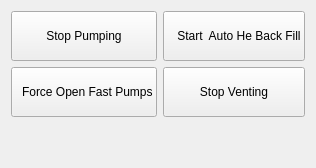
              <widget class="QWidget" name="tab_7">
               <attribute name="title">
                <string>Manual Controls</string>
               </attribute>
               <layout class="QGridLayout" name="gridLayout_39">
                <item row="0" column="0">
                 <widget class="QPushButton" name="pb_stop_pump">
                  <property name="sizePolicy">
                   <sizepolicy hsizetype="Preferred" vsizetype="Preferred">
                    <horstretch>0</horstretch>
                    <verstretch>0</verstretch>
                   </sizepolicy>
                  </property>
                  <property name="text">
                   <string>  
Stop Pumping   
</string>
                  </property>
                 </widget>
                </item>
                <item row="1" column="0">
                 <widget class="QPushButton" name="pb_open_fast_pumps">
                  <property name="sizePolicy">
                   <sizepolicy hsizetype="Minimum" vsizetype="Preferred">
                    <horstretch>0</horstretch>
                    <verstretch>0</verstretch>
                   </sizepolicy>
                  </property>
                  <property name="text">
                   <string>  
  Force Open Fast Pumps  
</string>
                  </property>
                 </widget>
                </item>
                <item row="0" column="1">
                 <widget class="QPushButton" name="pb_auto_he_fill">
                  <property name="enabled">
                   <bool>true</bool>
                  </property>
                  <property name="sizePolicy">
                   <sizepolicy hsizetype="Preferred" vsizetype="Preferred">
                    <horstretch>0</horstretch>
                    <verstretch>0</verstretch>
                   </sizepolicy>
                  </property>
                  <property name="styleSheet">
                   <string notr="true"/>
                  </property>
                  <property name="text">
                   <string> 
   Start  Auto He Back Fill   
      </string>
                  </property>
                 </widget>
                </item>
                <item row="1" column="1">
                 <widget class="QPushButton" name="pb_stop_vent">
                  <property name="sizePolicy">
                   <sizepolicy hsizetype="Preferred" vsizetype="Preferred">
                    <horstretch>0</horstretch>
                    <verstretch>0</verstretch>
                   </sizepolicy>
                  </property>
                  <property name="text">
                   <string>
Stop Venting
</string>
                  </property>
                 </widget>
                </item>
                <item row="2" column="0">
                 <spacer name="verticalSpacer_10">
                  <property name="orientation">
                   <enum>Qt::Vertical</enum>
                  </property>
                  <property name="sizeType">
                   <enum>QSizePolicy::MinimumExpanding</enum>
                  </property>
                  <property name="sizeHint" stdset="0">
                   <size>
                    <width>20</width>
                    <height>40</height>
                   </size>
                  </property>
                 </spacer>
                </item>
               </layout>
              </widget>
